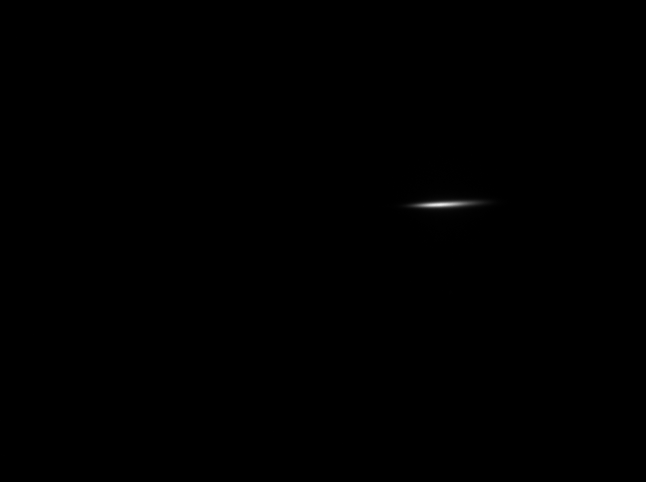
#> input picture Python3/src/09 Plotting and Fitting/HDF5/Nexus/data/gaussian.tif, 1292 x 964 px (shown at 1/2 size)
$ python 07_fit_2D_Gaussian.py
#> lines starting #> are read from the running program, lines starting #| are printed output that depends on the picture
import scipy.optimize as opt
import numpy as np
from numpy import sin, cos, exp
import pylab as plt
import PIL
from scipy.optimize import curve_fit

def load_image(fileName):
#> called with fileName = 'data/gaussian.tif'
    image = PIL.Image.open(fileName)
#> image is the input picture: PIL image 1292x964 L; min 0, max 241, mean 0.2
    image.load()
    return np.asarray(image, dtype="float")


def twoD_Gaussian(xdata_tuple, amplitude, xo, yo, σₓ, σᵧ, ϑ, offset):
    (x, y) = xdata_tuple
    a = cos(ϑ)**2/(2*σₓ*σₓ) + sin(ϑ)**2/(2*σᵧ*σᵧ)
    b = -sin(2*ϑ)/(4*σₓ*σₓ) + sin(2*ϑ)/(4*σᵧ*σᵧ)
    c = sin(ϑ)**2/(2*σₓ*σₓ) + cos(ϑ)**2/(2*σᵧ*σᵧ)
    g = offset + amplitude*exp(-(a*(x-xo)**2 + 2*b*(x-xo)*(y-yo) + c*(y-yo)**2))
    g = g.transpose()
    return g.ravel()

def initial_guess():
    amplitude = 3
    xo = 100
    yo = 100
    σₓ = 20
    σᵧ = 40
    ϑ = 0
    offset = 10
    return (amplitude, xo, yo, σₓ, σᵧ, ϑ, offset)

fileName = "data/gaussian.tif"
image = load_image(fileName)
data = image[()]

minX, minY = 300, 800
sizeX, sizeY = 215, 200
maxX, maxY = minX+sizeX, minY+sizeY
data_raw = data[minX:maxX, minY:maxY]
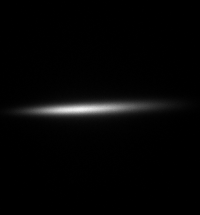
#> data_raw: shape (215, 200) float64; min 0, max 241, mean 5.1
#sizeX, sizeY = data_raw.shape
# Create x and y indices
x = np.arange(0, sizeX)
y = np.arange(0, sizeY)
x, y = np.meshgrid(x, y)


fig, (ax1, ax2) = plt.subplots(1, 2, figsize=(13, 8))
plt.gcf().canvas.set_window_title('2D Gaussian Fitting')
ax1.set_title("raw 2D Gaussian")
ax2.set_title("fitted 2D Gaussian")

popt, pcov = opt.curve_fit(twoD_Gaussian, (x, y), np.ravel(data_raw), p0=initial_guess())
#> popt = [230.7, 108.6, 84.33, 3.79, 35.63, -0.0425, 0.62]

data_fitted = twoD_Gaussian((x, y), *popt)
print(popt)
#| [ 2.30709256e+02  1.08553365e+02  8.43335878e+01  3.79028248e+00
#|   3.56289861e+01 -4.24927823e-02  6.19731641e-01]
ax2.imshow(data_raw.reshape(sizeX, sizeY), cmap=plt.cm.jet)
ax2.contour(y.transpose(), x.transpose(), data_fitted.reshape(sizeX, sizeY), 4, colors='w')
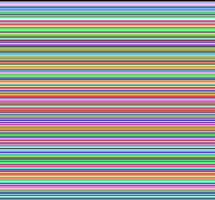
#> y: shape (200, 215) int64; 200 distinct labels, from 0 to 199; one colour per label, 0 black
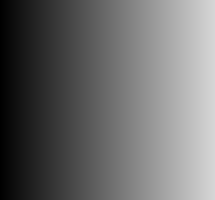
#> x: shape (200, 215) int64; min 0, max 214, mean 107


def getResult(p):
    return (f"amp={p[0]:.2f}, xo={p[2]:.2f}, yo={p[1]:.2f}",
            f"σₓ={p[4]:.2f}, σᵧ={p[3]:.2f}, ϑ={p[5]:.2f}, offset={p[6]:.2f}");

ax1.imshow(data_raw)
plt.text(25, 170, getResult(popt)[0], bbox=dict(facecolor='yellow', alpha=0.5), fontsize=12)
plt.text(25, 185, getResult(popt)[1], bbox=dict(facecolor='yellow', alpha=0.5), fontsize=12)
plt.show()
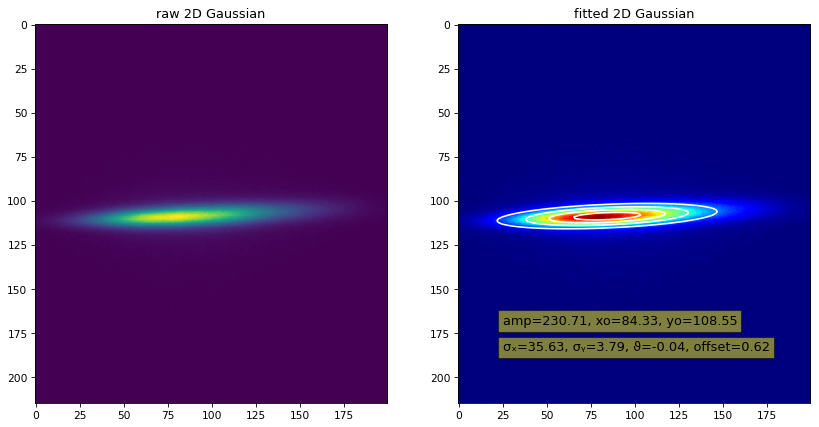
#> figure drawn by matplotlib, 2 panels
